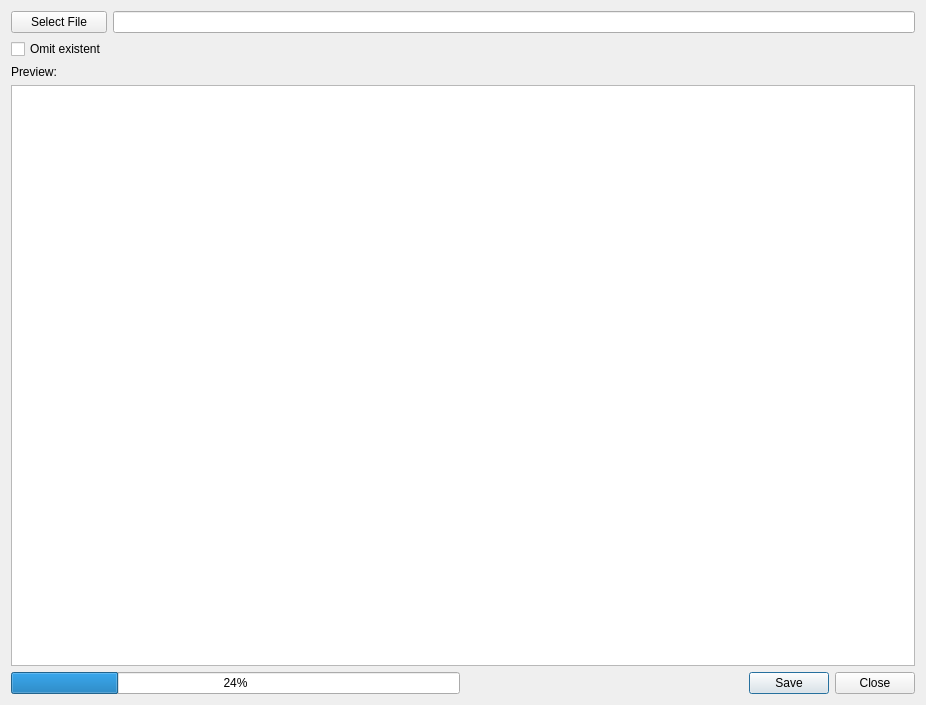
<?xml version="1.0" encoding="UTF-8"?>
<ui version="4.0">
 <class>import_from_excel</class>
 <widget class="QDialog" name="import_from_excel">
  <property name="geometry">
   <rect>
    <x>0</x>
    <y>0</y>
    <width>926</width>
    <height>705</height>
   </rect>
  </property>
  <property name="windowTitle">
   <string>Import from excel</string>
  </property>
  <layout class="QVBoxLayout" name="verticalLayout">
   <item>
    <widget class="QFrame" name="frame">
     <layout class="QGridLayout" name="gridLayout_2">
      <property name="margin">
       <number>0</number>
      </property>
      <item row="0" column="0">
       <widget class="QPushButton" name="select_file_button">
        <property name="text">
         <string>Select File</string>
        </property>
       </widget>
      </item>
      <item row="0" column="1">
       <widget class="QLineEdit" name="file_name_label">
        <property name="readOnly">
         <bool>true</bool>
        </property>
       </widget>
      </item>
      <item row="1" column="0">
       <widget class="QCheckBox" name="omitExistent">
        <property name="toolTip">
         <string>Omit variables whose name appears already in the database</string>
        </property>
        <property name="text">
         <string>Omit existent</string>
        </property>
       </widget>
      </item>
     </layout>
    </widget>
   </item>
   <item>
    <widget class="QLabel" name="label">
     <property name="text">
      <string>Preview:</string>
     </property>
    </widget>
   </item>
   <item>
    <widget class="QTableView" name="tableView">
     <property name="alternatingRowColors">
      <bool>true</bool>
     </property>
    </widget>
   </item>
   <item>
    <widget class="QFrame" name="frame_2">
     <property name="frameShape">
      <enum>QFrame::NoFrame</enum>
     </property>
     <property name="frameShadow">
      <enum>QFrame::Plain</enum>
     </property>
     <layout class="QHBoxLayout" name="horizontalLayout">
      <property name="margin">
       <number>0</number>
      </property>
      <item>
       <widget class="QProgressBar" name="progressBar">
        <property name="value">
         <number>24</number>
        </property>
       </widget>
      </item>
      <item>
       <widget class="QDialogButtonBox" name="buttonBox">
        <property name="standardButtons">
         <set>QDialogButtonBox::Close|QDialogButtonBox::Save</set>
        </property>
       </widget>
      </item>
     </layout>
    </widget>
   </item>
  </layout>
 </widget>
 <resources/>
 <connections/>
</ui>
